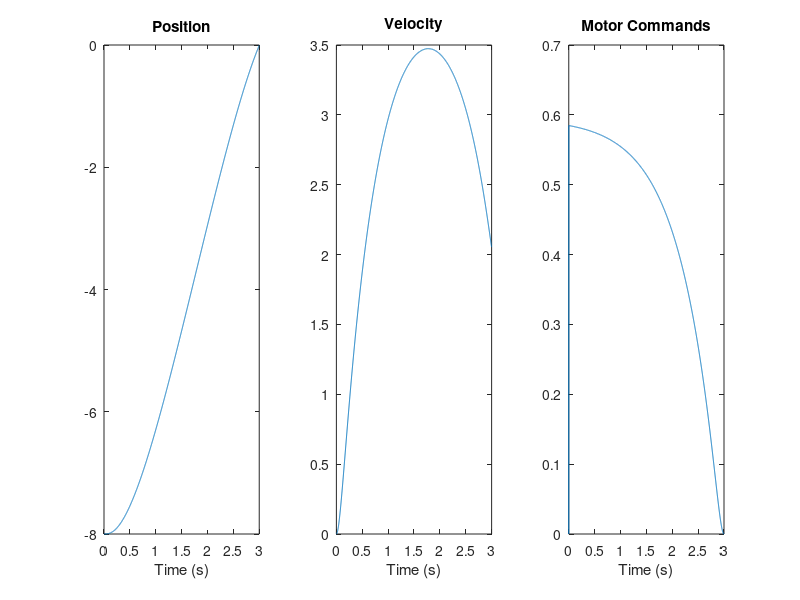

Recreate this plot in MATLAB.
% Simulation of a point to point reach with different degrees of rotation.
% This script produces 2D position plots of the three angles of rotation
% the user selects. Parameters to adjust before starting: delt, nstep,
% distance, ang, Q, R.

clear all;
rand('seed',1);

% adjust time step 
delt = 0.001; % time step length in secs
nstep = ceil(3/delt); % number of time steps
distance = -8; % horizontal distance of hand from zero

% values for Q and R taken from Qian infinite horizon model
R = 0.00001; % effort cost- default is 0.0001
Q = [1 0 0 -1
    0 0 0 0
    0 0 0 0
    -1 0 0 1]*0.1;

% % parameters for A and B matrices
% t1 = 0.224;
% t2 = 0.013;
% t3 = 0.004;
% k = 0; %1 to include spring
% b = t1 + t2;
% m = t1*t2;
% r = t3;

% % generate A and B matrices in discrete time formulation
% A = [0 1 0
%     -k/m -b/m 1/m
%     0 0 -1/r];
% A2 = expm(delt*A);
% Ac = blkdiag(A,1);
% Ad = blkdiag(A2,1);
% 
% Bc = [0 0 1/r 0]';
% Bd = delt*Bc;

% Single joint reaching movements:
G = .14;        % Viscous Constant: Ns/m
I = .1;         % Inertia Kgm2
tau = 0.066;    % Muscle time constant, s

A = [0 1 0;0 -G/I 1/I;0 0 -1/tau];
A2 = expm(delt*A);
Ad = blkdiag(A2,1);

B = [0;0;1/tau;0];
Bd = delt*B;

order = size(Ad,1); % order of the system

x = zeros(order,nstep);
x(1,1) = distance; % initialize state variables; x position
xhat = x;
u = zeros(size(Bd,2),nstep); % movement commands

P = zeros(order,order,nstep);
L = zeros(nstep,order);
P(:,:,end) = Q;
for i = 2:nstep
    P(:,:,nstep-i+1) = Ad'*P(:,:,nstep-i+2)*Ad - (Ad'*P(:,:,nstep-i+2)*Bd)*inv(R + Bd'*P(:,:,nstep-i+2)*Bd)*(Bd'*P(:,:,nstep-i+2)*Ad);
    L(nstep-i+1,:) = inv(R + Bd'*P(:,:,nstep-i+2)*Bd)*(Bd'*P(:,:,nstep-i+2)*Ad);
end

for i = 2:nstep
    u(:,i) = -L(i-1,:)*x(:,i-1);
    x(:,i) = Ad*x(:,i-1) + Bd*u(:,i);
%     if i > 50000
%         x(4,i) = -2;
%     end
end

figure
subplot(1,3,1)
plot(0:delt:delt*nstep-delt,x(1,:))
title('Position')
xlabel('Time (s)')
subplot(1,3,2)
plot(0:delt:delt*nstep-delt,x(2,:))
title('Velocity')
xlabel('Time (s)')
subplot(1,3,3)
plot(0:delt:delt*nstep-delt,u)
title('Motor Commands')
xlabel('Time (s)')